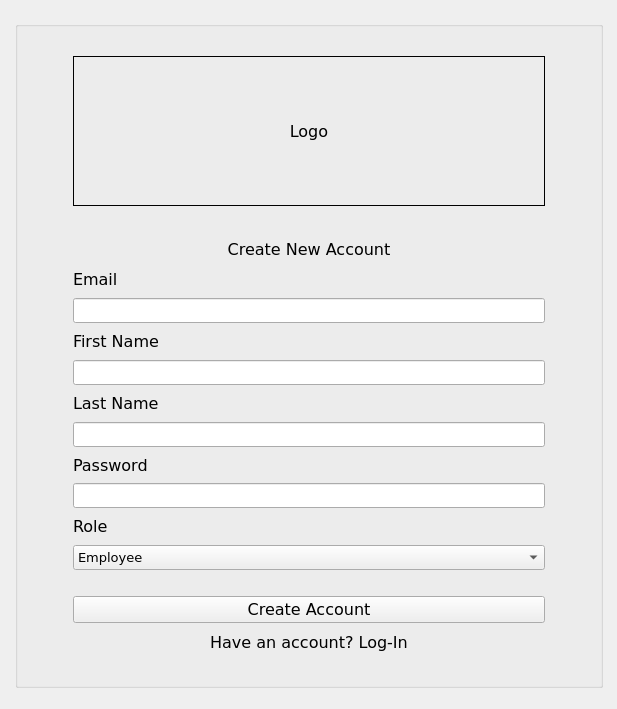
<?xml version="1.0" encoding="UTF-8"?>
<ui version="4.0">
 <class>Create_Login</class>
 <widget class="QMainWindow" name="Create_Login">
  <property name="geometry">
   <rect>
    <x>0</x>
    <y>0</y>
    <width>617</width>
    <height>709</height>
   </rect>
  </property>
  <property name="font">
   <font>
    <family>Verdana</family>
    <pointsize>10</pointsize>
   </font>
  </property>
  <property name="windowTitle">
   <string>ClockWork</string>
  </property>
  <widget class="QWidget" name="centralwidget">
   <layout class="QGridLayout" name="gridLayout_2">
    <item row="0" column="1">
     <spacer name="verticalSpacer_5">
      <property name="orientation">
       <enum>Qt::Orientation::Vertical</enum>
      </property>
      <property name="sizeHint" stdset="0">
       <size>
        <width>20</width>
        <height>0</height>
       </size>
      </property>
     </spacer>
    </item>
    <item row="2" column="1">
     <spacer name="verticalSpacer_6">
      <property name="orientation">
       <enum>Qt::Orientation::Vertical</enum>
      </property>
      <property name="sizeHint" stdset="0">
       <size>
        <width>20</width>
        <height>1</height>
       </size>
      </property>
     </spacer>
    </item>
    <item row="1" column="0">
     <spacer name="horizontalSpacer_6">
      <property name="orientation">
       <enum>Qt::Orientation::Horizontal</enum>
      </property>
      <property name="sizeHint" stdset="0">
       <size>
        <width>2</width>
        <height>20</height>
       </size>
      </property>
     </spacer>
    </item>
    <item row="1" column="2">
     <spacer name="horizontalSpacer_5">
      <property name="orientation">
       <enum>Qt::Orientation::Horizontal</enum>
      </property>
      <property name="sizeHint" stdset="0">
       <size>
        <width>2</width>
        <height>20</height>
       </size>
      </property>
     </spacer>
    </item>
    <item row="1" column="1">
     <widget class="QGroupBox" name="groupBox">
      <property name="title">
       <string/>
      </property>
      <layout class="QGridLayout" name="gridLayout">
       <item row="0" column="2">
        <spacer name="horizontalSpacer_3">
         <property name="orientation">
          <enum>Qt::Orientation::Horizontal</enum>
         </property>
         <property name="sizeHint" stdset="0">
          <size>
           <width>297</width>
           <height>20</height>
          </size>
         </property>
        </spacer>
       </item>
       <item row="1" column="0" rowspan="12">
        <spacer name="verticalSpacer">
         <property name="orientation">
          <enum>Qt::Orientation::Vertical</enum>
         </property>
         <property name="sizeHint" stdset="0">
          <size>
           <width>20</width>
           <height>483</height>
          </size>
         </property>
        </spacer>
       </item>
       <item row="1" column="2">
        <widget class="QLabel" name="main_logo">
         <property name="minimumSize">
          <size>
           <width>300</width>
           <height>150</height>
          </size>
         </property>
         <property name="font">
          <font>
           <family>Verdana</family>
           <pointsize>12</pointsize>
          </font>
         </property>
         <property name="frameShape">
          <enum>QFrame::Shape::Box</enum>
         </property>
         <property name="text">
          <string>Logo</string>
         </property>
         <property name="alignment">
          <set>Qt::AlignmentFlag::AlignCenter</set>
         </property>
        </widget>
       </item>
       <item row="1" column="4" rowspan="12">
        <spacer name="verticalSpacer_2">
         <property name="orientation">
          <enum>Qt::Orientation::Vertical</enum>
         </property>
         <property name="sizeHint" stdset="0">
          <size>
           <width>20</width>
           <height>483</height>
          </size>
         </property>
        </spacer>
       </item>
       <item row="2" column="1" rowspan="2" colspan="3">
        <spacer name="horizontalSpacer_4">
         <property name="orientation">
          <enum>Qt::Orientation::Horizontal</enum>
         </property>
         <property name="sizeHint" stdset="0">
          <size>
           <width>453</width>
           <height>20</height>
          </size>
         </property>
        </spacer>
       </item>
       <item row="3" column="2">
        <widget class="QLabel" name="create_new_account_label">
         <property name="font">
          <font>
           <family>Verdana</family>
           <pointsize>12</pointsize>
          </font>
         </property>
         <property name="text">
          <string>Create New Account</string>
         </property>
         <property name="alignment">
          <set>Qt::AlignmentFlag::AlignCenter</set>
         </property>
        </widget>
       </item>
       <item row="4" column="2">
        <widget class="QLabel" name="email_label">
         <property name="font">
          <font>
           <family>Verdana</family>
           <pointsize>12</pointsize>
          </font>
         </property>
         <property name="text">
          <string>Email</string>
         </property>
        </widget>
       </item>
       <item row="5" column="2">
        <widget class="QLineEdit" name="lineEdit">
         <property name="text">
          <string/>
         </property>
        </widget>
       </item>
       <item row="6" column="2">
        <widget class="QLabel" name="first_name_label">
         <property name="font">
          <font>
           <family>Verdana</family>
           <pointsize>12</pointsize>
          </font>
         </property>
         <property name="text">
          <string>First Name</string>
         </property>
        </widget>
       </item>
       <item row="7" column="2">
        <widget class="QLineEdit" name="lineEdit_2">
         <property name="text">
          <string/>
         </property>
        </widget>
       </item>
       <item row="8" column="2">
        <widget class="QLabel" name="last_name_label">
         <property name="font">
          <font>
           <family>Verdana</family>
           <pointsize>12</pointsize>
          </font>
         </property>
         <property name="text">
          <string>Last Name</string>
         </property>
        </widget>
       </item>
       <item row="9" column="2">
        <widget class="QLineEdit" name="lineEdit_3">
         <property name="text">
          <string/>
         </property>
        </widget>
       </item>
       <item row="10" column="2">
        <widget class="QLabel" name="password_label">
         <property name="font">
          <font>
           <family>Verdana</family>
           <pointsize>12</pointsize>
          </font>
         </property>
         <property name="text">
          <string>Password</string>
         </property>
        </widget>
       </item>
       <item row="11" column="2">
        <widget class="QLineEdit" name="lineEdit_4">
         <property name="text">
          <string/>
         </property>
        </widget>
       </item>
       <item row="12" column="2">
        <widget class="QLabel" name="role_label">
         <property name="font">
          <font>
           <family>Verdana</family>
           <pointsize>12</pointsize>
          </font>
         </property>
         <property name="text">
          <string>Role</string>
         </property>
        </widget>
       </item>
       <item row="13" column="2">
        <widget class="QComboBox" name="role_combo_box">
         <item>
          <property name="text">
           <string>Employee</string>
          </property>
         </item>
         <item>
          <property name="text">
           <string>Manager</string>
          </property>
         </item>
         <item>
          <property name="text">
           <string>Supervisor</string>
          </property>
         </item>
        </widget>
       </item>
       <item row="14" column="2">
        <spacer name="horizontalSpacer_2">
         <property name="orientation">
          <enum>Qt::Orientation::Horizontal</enum>
         </property>
         <property name="sizeHint" stdset="0">
          <size>
           <width>297</width>
           <height>20</height>
          </size>
         </property>
        </spacer>
       </item>
       <item row="15" column="1" rowspan="2">
        <spacer name="verticalSpacer_3">
         <property name="orientation">
          <enum>Qt::Orientation::Vertical</enum>
         </property>
         <property name="sizeHint" stdset="0">
          <size>
           <width>20</width>
           <height>51</height>
          </size>
         </property>
        </spacer>
       </item>
       <item row="15" column="2">
        <widget class="QPushButton" name="create_account_button">
         <property name="font">
          <font>
           <family>Verdana</family>
           <pointsize>12</pointsize>
          </font>
         </property>
         <property name="text">
          <string>Create Account</string>
         </property>
        </widget>
       </item>
       <item row="15" column="3" rowspan="2">
        <spacer name="verticalSpacer_4">
         <property name="orientation">
          <enum>Qt::Orientation::Vertical</enum>
         </property>
         <property name="sizeHint" stdset="0">
          <size>
           <width>20</width>
           <height>51</height>
          </size>
         </property>
        </spacer>
       </item>
       <item row="16" column="2">
        <widget class="QPushButton" name="change_into_log_in_button">
         <property name="font">
          <font>
           <family>Verdana</family>
           <pointsize>12</pointsize>
          </font>
         </property>
         <property name="text">
          <string>Have an account? Log-In</string>
         </property>
         <property name="flat">
          <bool>true</bool>
         </property>
        </widget>
       </item>
       <item row="17" column="2">
        <spacer name="horizontalSpacer">
         <property name="orientation">
          <enum>Qt::Orientation::Horizontal</enum>
         </property>
         <property name="sizeHint" stdset="0">
          <size>
           <width>472</width>
           <height>20</height>
          </size>
         </property>
        </spacer>
       </item>
      </layout>
     </widget>
    </item>
   </layout>
  </widget>
  <widget class="QMenuBar" name="menubar">
   <property name="geometry">
    <rect>
     <x>0</x>
     <y>0</y>
     <width>617</width>
     <height>22</height>
    </rect>
   </property>
  </widget>
 </widget>
 <resources/>
 <connections/>
</ui>
